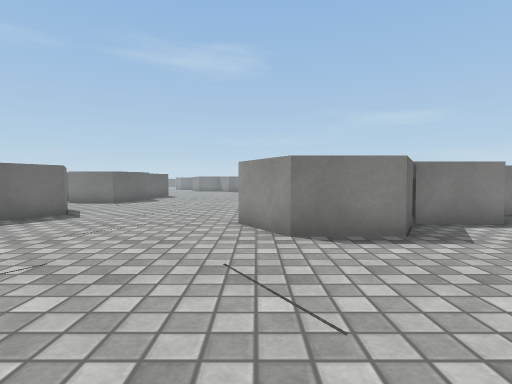
[1] (above)

20 first-person views from a walk through a Unity game level. The camera is 0.48 m above the floor, tilts 2° down and sees 80° across. The floor is counted in squares, 0.5 m on a side. Each view is taken from the middle of a square. On the plan, view 1 faces up. The plan holds only what a view shows up to about 12 squares ahead; the rest is blank. The place goes on beyond the plan. Surface patterns are stand-ins for the level's own textures.

[2]
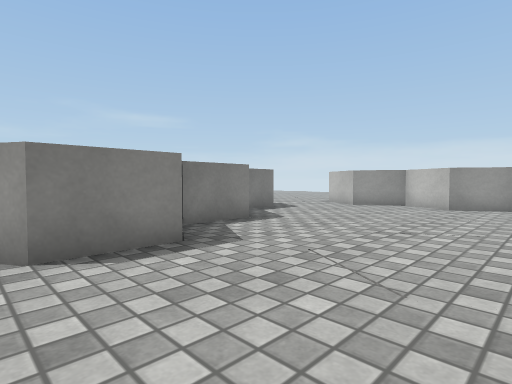

[3]
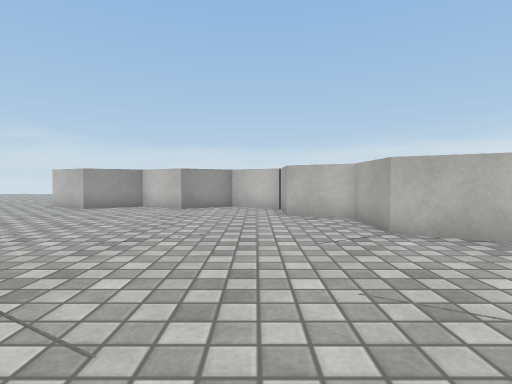

[4]
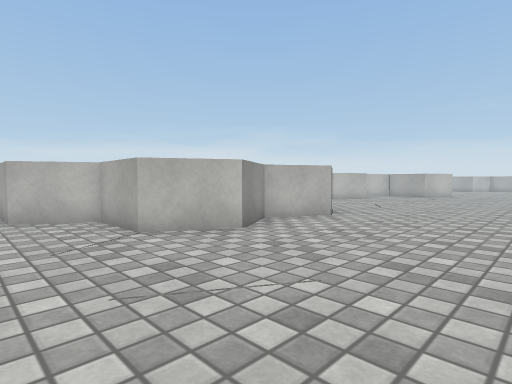

[5]
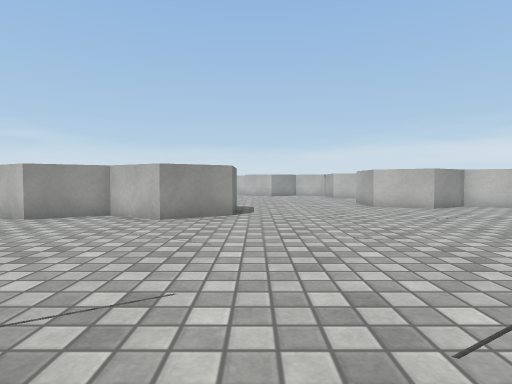

[6]
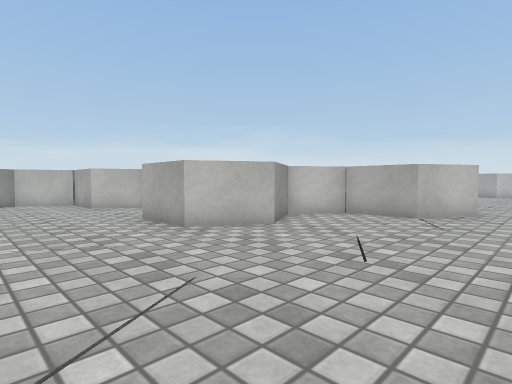

[7]
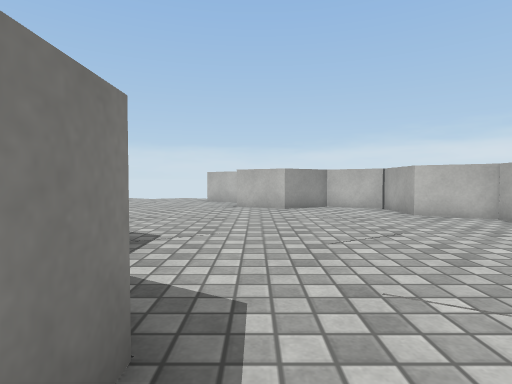

[8]
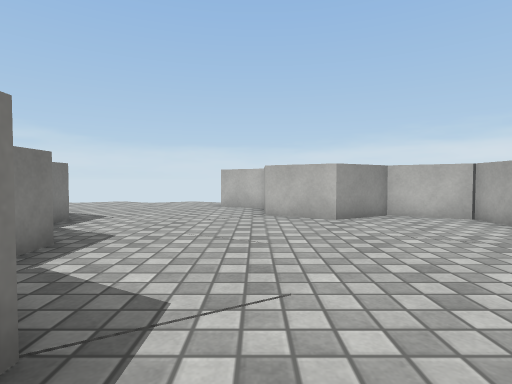

[9]
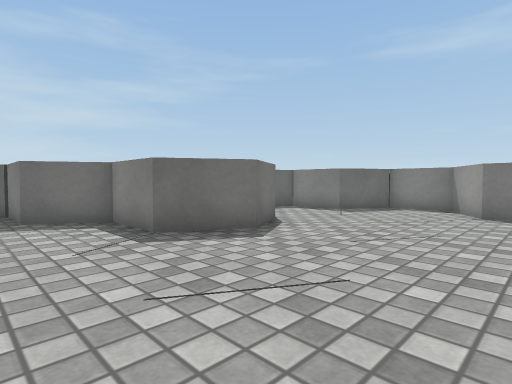

[10]
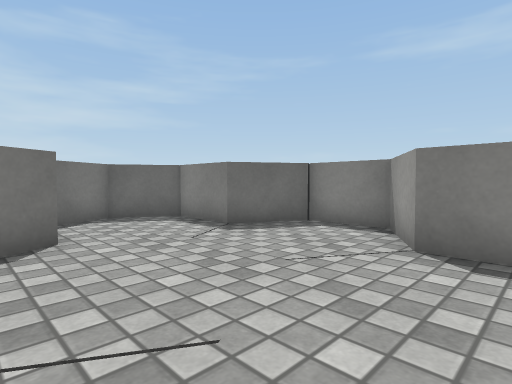

[11]
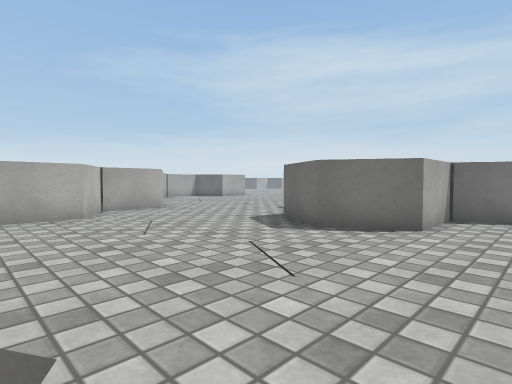

[12]
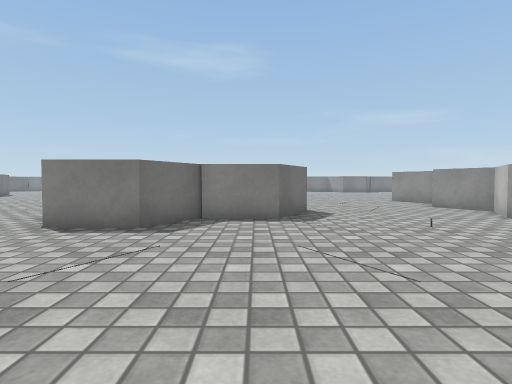

[13]
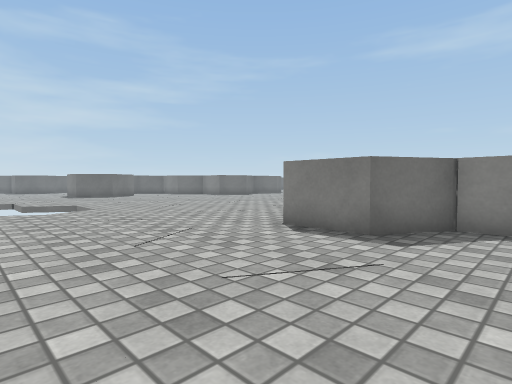

[14]
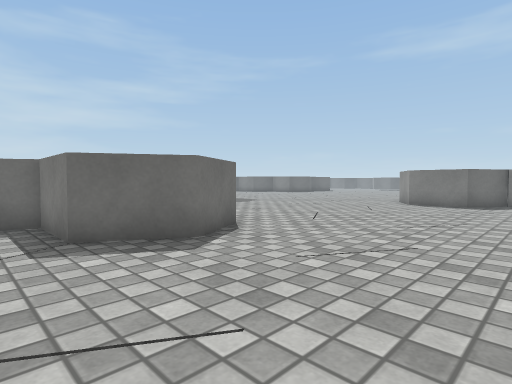

[15]
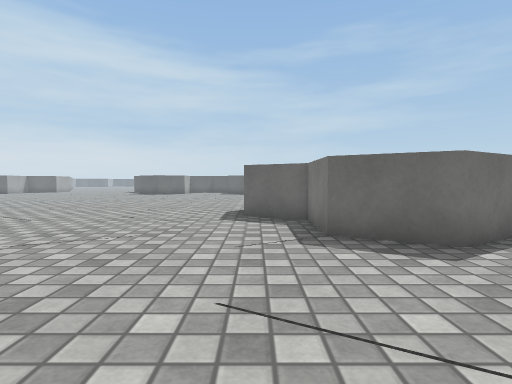

[16]
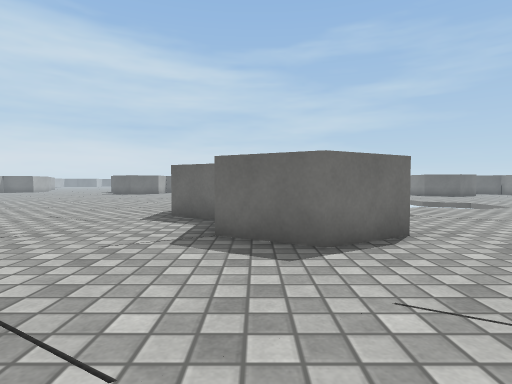

[17]
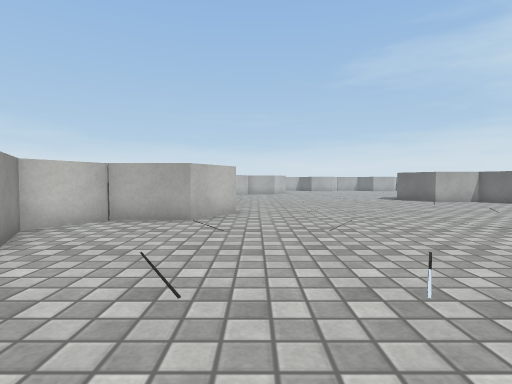

[18]
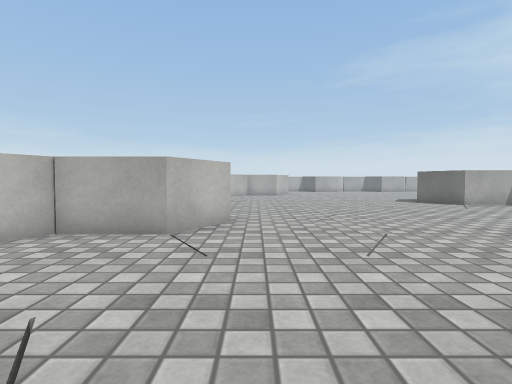

[19]
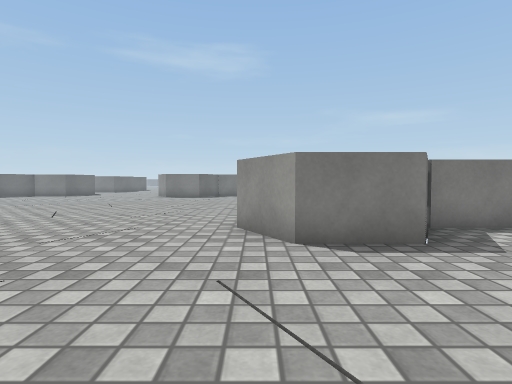

[20]
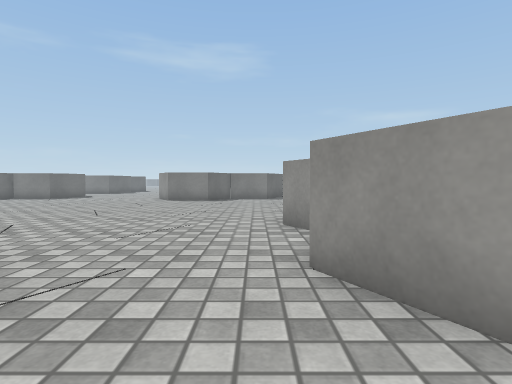

### Floor plan
Points are (right, up) in squares from view 1. A wall is a line through its corners. A room is listed if a view was taken in it or the views show most of it. See-through windows are left out.
Room 1 (views 1, 2, 3, 4, 5, 6, 7, 8, 9, 10, 11, 12, 13, 14, 15, 16, 17, 18, 19, 20)
walls: (11.6, -6.7) (9.6, -6.7) (8.7, -8.3) (6.6, -8.3) (5.7, -6.7) (6.6, -5) (5.6, -3.2) (6.6, -1.5) (8.7, -1.5) (9.6, 0.1) (11.2, 0.1); (11.6, 0.1) (12.6, 1.9) (11.6, 3.6) (12.6, 5.3) (11.5, 7.1) (12.4, 8.6); (-12.4, -3.3) (-11.4, -5) (-12.4, -6.7) (-14.5, -6.7) (-15.4, -8.4); (5.6, 6.9) (3.5, 6.9) (2.6, 5.3) (0.7, 5.3) (-0.3, 7.1) (0.5, 8.5); (5.6, -20.2) (6.6, -18.5) (8.7, -18.5) (9.6, -16.9) (8.5, -15.1) (9.5, -13.5) (11.6, -13.5); (-5.4, 8.6) (-6.4, 6.9) (-8.5, 6.9) (-9.4, 5.3) (-11.5, 5.3); (14.1, -15.1) (14.7, -15.1) (15.6, -13.5) (17.6, -13.5) (18.6, -11.7) (17.6, -10) (18.6, -8.3) (20.6, -8.3) (21.5, -6.7) (23.2, -6.7); (22.6, 3.5) (21.6, 3.5) (20.6, 5.3) (18.6, 5.3) (17.6, 3.5) (15.5, 3.5) (14.6, 1.9) (15.6, 0.1) (17.6, 0.1) (18.6, -1.6) (17.6, -3.3) (15.5, -3.3) (14.6, -4.9) (12.5, -4.9)

Where each view was taken, in squares from view 1:
view 1: 0 up, 0 right, facing up
view 2: 1 up, 0 right, facing up-right
view 3: 1 up, 1 right, facing right
view 4: 1 up, 1 right, facing down-right
view 5: 9 down, 2 left, facing right
view 6: 10 down, 4 right, facing down-right
view 7: 9 down, 7 right, facing right
view 8: 8 down, 10 right, facing right
view 9: 6 down, 23 right, facing up-left
view 10: 1 down, 23 right, facing up-left
view 11: 2 up, 24 right, facing down-left
view 12: 1 down, 7 left, facing up
view 13: 0 up, 7 left, facing up-left
view 14: 8 down, 7 left, facing up-left
view 15: 8 down, 7 left, facing left
view 16: 6 down, 7 left, facing left
view 17: 11 down, 5 right, facing down
view 18: 13 down, 5 right, facing down
view 19: 13 down, 6 right, facing up
view 20: 10 down, 5 right, facing up
